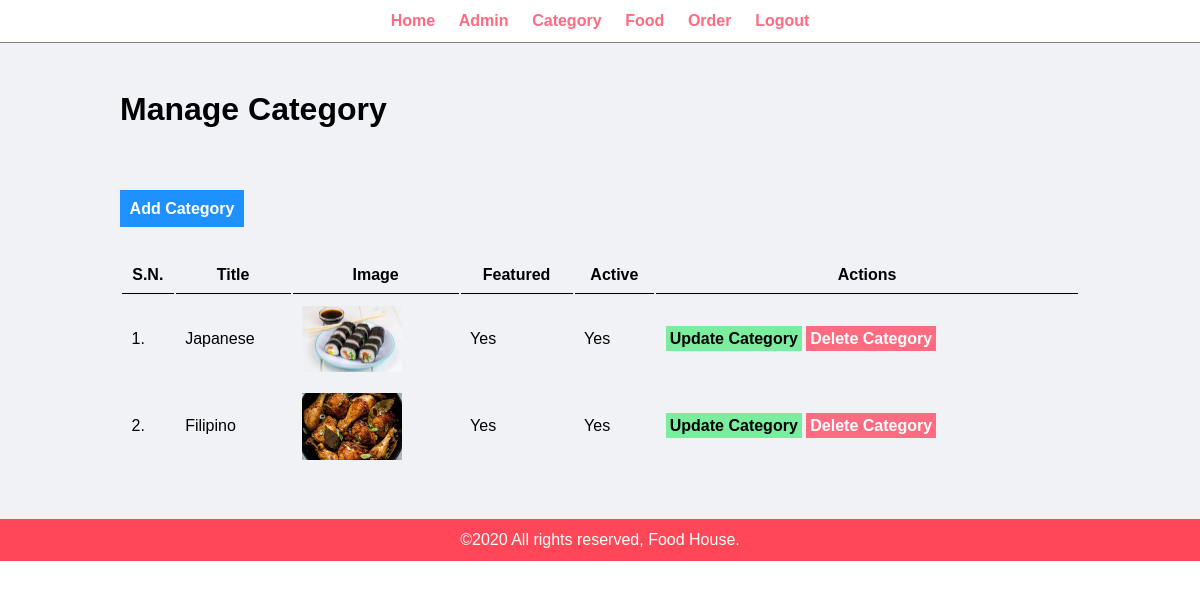
Page /admin/manage-category.php (signed in) on the committed database.
### tables this page shows
CREATE TABLE `tbl_category` (
  `Id` int(10) UNSIGNED NOT NULL,
  `title` varchar(100) NOT NULL,
  `image_name` varchar(255) NOT NULL,
  `featured` varchar(10) NOT NULL,
  `active` varchar(10) NOT NULL
);

### admin/manage-category.php (the view, shortened to what this page needs)
<?php include('partials/menu.php'); ?>
<div class="main-content">
    <div class="wrapper">
        <h1>Manage Category</h1>
        <br /><br />
        <br><br>
                <a href="<?php echo SITEURL; ?>admin/add-category.php" class="btn-primary">Add Category</a>
                <br /><br /><br />
                <table class="tbl-full">
                    <tr>
                        <th>S.N.</th>
                        <th>Title</th>
                        <th>Image</th>
                        <th>Featured</th>
                        <th>Active</th>
                        <th>Actions</th>
                    </tr>
                    <?php
                        $sql = "SELECT * FROM tbl_category";
                        $res = mysqli_query($conn, $sql);
                        $count = mysqli_num_rows($res);
                        $sn=1;
                        if($count>0)
                        {
                            while($row=mysqli_fetch_assoc($res))
                            {
                                $id = $row['Id'];
                                $title = $row['title'];
                                $image_name = $row['image_name'];
                                $featured = $row['featured'];
                                $active = $row['active'];
                                ?>
                                    <tr>
                                        <td><?php echo $sn++; ?>. </td>
                                        <td><?php echo $title; ?></td>
                                        <td>
                                            <?php
                                                if($image_name!="")
                                                {
                                                    ?>
                                                    <img src="<?php echo SITEURL; ?>images/category/<?php echo $image_name; ?>" width="100px" >
                                                    <?php
                                                }
                                                else
                                                {
                                                    echo "<div class='error'>Image not Added.</div>";
                                                }
                                            ?>
                                        </td>
                                        <td><?php echo $featured; ?></td>
                                        <td><?php echo $active; ?></td>
                                        <td>
                                            <a href="<?php echo SITEURL; ?>admin/update-category.php?id=<?php echo $id; ?>" class="btn-secondary">Update Category</a>
                                            <a href="<?php echo SITEURL; ?>admin/delete-category.php?id=<?php echo $id; ?>&image_name=<?php echo $image_name; ?>" class="btn-danger">Delete Category</a>
                                        </td>
                                    </tr>
                                <?php
                            }
                        }
                        else
                        {
                            ?>
                            <tr>
                                <td colspan="6"><div class="error">No Category Added.</div></td>
                            </tr>
                            <?php
                        }
                    ?>
                </table>
    </div>
</div>
<?php include('partials/footer.php'); ?>

### css/admin.css (style rules this page uses)
* { margin: 0; padding: 0; font-family: Arial, Helvetica, sans-serif; }
.wrapper { padding: 1%; width: 80%; margin: 0 auto; }
.tbl-full { width: 100%; }
table tr th { border-bottom: 1px solid black; padding: 1%; text-emphasis: left; }
table tr td { padding: 1%; }
.btn-primary { background-color: #1e90ff; padding: 1%; color: white; text-decoration: none; font-weight: bold; }
.btn-secondary { background-color: #7bed9f; padding: 1%; color: black; text-decoration: none; font-weight: bold; }
.btn-danger { background-color: #ff6b81; padding: 1%; color: white; text-decoration: none; font-weight: bold; }
.main-content { background-color: #f1f2f6; padding: 3% 0; }

### rows in the picture
tbl_category: title "Japanese", image_name (picture), featured "Yes", active "Yes"
tbl_category: title "Filipino", image_name (picture), featured "Yes", active "Yes"
